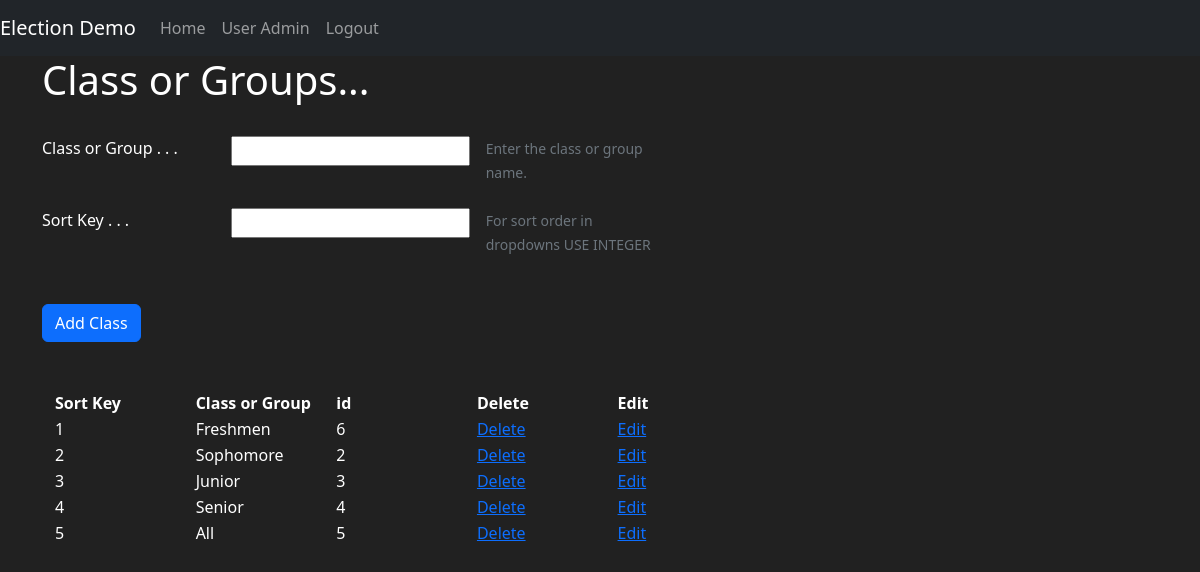
The page /classgrp (signed in) on the database its author committed.
### election1/models.py (models this page shows)
class Classgrp(db.Model):
    id_classgrp = db.Column(db.Integer, primary_key=True)
    name = db.Column(db.String(length=45), nullable=False, unique=True)
    sortkey = db.Column(db.Integer, nullable=False, unique=True)
    allowed_offices = db.Column(db.String(length=250), nullable=True)
    candidates = db.relationship('Candidate', cascade="all, delete-orphan", backref='classgrp')

### election1/classgrp/view.py (the view)
@classgrp.route('/classgrp', methods=['POST', 'GET'])
def classgrp_view():
    if not is_user_authenticated():
        return redirect(url_for('admins.login'))
    if check_dates() is False:
        flash('Please set the Election Dates before adding a class or group', category='danger')
        return redirect(url_for('mains.homepage'))
    if after_start_date():
        flash('You cannot add or delete a class or a group after the voting start time or Election Dates are empty ',
              category='danger')
        return redirect(url_for('mains.homepage'))
    classgrp_form = ClassgrpForm()
    if classgrp_form.validate_on_submit():
        classgrp_name = request.form['name']
        sortkey = request.form['sortkey']
        new_classgrp = Classgrp(name=classgrp_name, sortkey=sortkey)
        db.session.add(new_classgrp)
        db.session.commit()
        flash('successfully added record', category='success')
    else:
        for err_msg in classgrp_form.errors.values():
            flash(f'there is an error creating a class or group: {err_msg}', category='danger')
            classgrps = Classgrp.query.order_by(Classgrp.sortkey)
            return render_template('classgrp.html', form=classgrp_form, classgrps=classgrps)
    classgrp_form.name.data = ''
    classgrp_form.sortkey.data = None
    classgrps = Classgrp.query.order_by(Classgrp.sortkey)
    return render_template('classgrp.html', form=classgrp_form, classgrps=classgrps)

### election1/classgrp/form.py (shortened to what this page needs)
class ClassgrpForm(FlaskForm):
    name = StringField(label='Class or Group . . .', validators=[Length(min=2, max=30), DataRequired()])
    sortkey = IntegerField(label='Sort Key . . .', validators=[DataRequired()])
    submit = SubmitField(label='submit')

### election1/__init__.py (called while the page is built)
def config_manager(manager):
    from .models import User
    manager.login_message = "You are not logged in to your account."
    manager.login_view = 'admins.login'
    manager.login_message_category = "info"
    @manager.user_loader
    def user_loader(xid):
        user = User.query.get(int(xid))
        if user is None:
            return None
        return user

### election1/classgrp/view.py (called while the page is built)
def is_user_authenticated():
    return current_user.is_authenticated

def after_start_date():
    from election1.models import Dates  # Local import to avoid circular import
    date = Dates.query.first()
    start_date_time = datetime.fromtimestamp(date.start_date_time)
    current_date_time = datetime.now()
    if current_date_time > start_date_time:
        return True
    else:
        return False

def check_dates():
    from election1.models import Dates  # Local import to avoid circular import
    date = Dates.query.first()
    if date is None:
        return False
    else:
        return True

### election1/templates/classgrp.html (shortened to what this page needs)
{% extends 'base.html' %}
{% block content %}
    <div class="container">
        <h1> Class or Groups... </h1>
        <br>
        <form method="post" style="color:white" autocomplete="off" >
              <div class="row g-3 ">
                <div class="col-2 ">
                     {{ form.name.label() }}
                </div>
                 <div class="col-auto">
                    {{ form.name() }}
                </div>
                 <div class="col-sm-2">
                    <span id="passwordHelpInline" class="form-text">
                       Enter the class or group name.
                    </span>
                </div>
            </div>
            <br>
            <div class="row g-3">
                <div class="col-2">
                     {{ form.sortkey.label() }}
                </div>
                 <div class="col-auto">
                    {{ form.sortkey() }}
                </div>
                 <div class="col-sm-2">
                    <span id="passwordHelpInline" class="form-text">
                       For sort order in dropdowns USE INTEGER
                    </span>
                </div>
            </div>
            <br><br>
            <div class="d-grid gap-2 d-md-block">
                {{ form.submit(type="submit",value='Add Class', class="btn   btn-primary") }}
            </div>
        </form>
        <br><br>
        <div class="container">
            <table class="table-dark">
               <thead>
                   <tr>
                       <th class="col-2"> Sort Key</th>
                       <th class="col-2"> Class or Group</th>
                       <th class="col-2"> id </th>
                       <th class="col-2"> Delete </th>
                       <th class="col-2"> Edit </th>
                   </tr>
               </thead>
               <tbody>
               {% for classgrp in classgrps %}
                <tr>
                    <td>{{ classgrp.sortkey }}</td>
                     <td>{{ classgrp.name }}</td>
                    <td> {{ classgrp.id_classgrp }}</td>
                    <td><a href="{{ url_for('classgrp.deleteclass',xid=classgrp.id_classgrp)}}">Delete</a> </td>
                    <td><a href="{{ url_for('classgrp.updateclass',xid=classgrp.id_classgrp)}}">Edit</a> </td>
                </tr>
                {% endfor %}
               </tbody>
            </table>
        </div>
    </div>
{% endblock %}

### election1/templates/base.html (style rules this page uses)
body { background-color: #212121; color: white }

### rows shown on the page
Classgrp: sortkey "1", name "Freshmen", id_classgrp "6"
Classgrp: sortkey "2", name "Sophomore", id_classgrp "2"
Classgrp: sortkey "3", name "Junior", id_classgrp "3"
Classgrp: sortkey "4", name "Senior", id_classgrp "4"
Classgrp: sortkey "5", name "All", id_classgrp "5"
